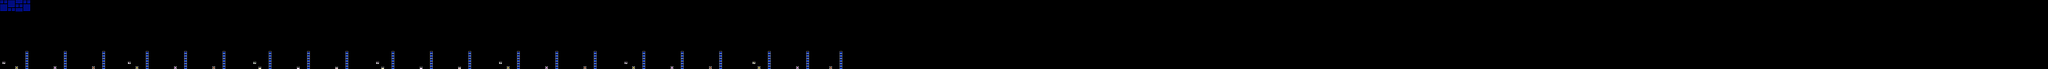

A 2D game scene composited from a Tiled map and its tileset images. What follows is a short description and the map's XML, with each tile layer's data collapsed to a summary:
An orthogonal 800x27 tile map with 16x16 px tiles, 2 tile layers (SP, ...), 3 tilesets, 2 image layers.

<map version="1.10" tiledversion="1.11.2" orientation="orthogonal" renderorder="right-down" width="800" height="27" tilewidth="16" tileheight="16" infinite="0" nextlayerid="5" nextobjectid="1">
 <editorsettings>
  <chunksize width="16" height="27" />
  <export target="test4.csv" format="csv" />
 </editorsettings>
 <tileset firstgid="1" name="famidash" tilewidth="16" tileheight="16" tilecount="256" columns="16">
  <image source="../../../GRAPHICS/famidash.bmp" width="256" height="256" />
 </tileset>
 <tileset firstgid="257" name="sprites" tilewidth="16" tileheight="16" tilecount="256" columns="16">
  <image source="../../../GRAPHICS/sprites.png" width="256" height="256" />
 </tileset>
 <tileset firstgid="513" name="sprites" tilewidth="16" tileheight="16" tilecount="256" columns="16">
  <image source="../../../GRAPHICS/sprites.png" width="256" height="256" />
 </tileset>
 <imagelayer id="3" name="Image Layer 1" parallaxx="0.9" parallaxy="0.9" repeatx="1" repeaty="1"><image source="../../../GRAPHICS/Old/parallax Blue.bmp" width="192" height="72" /></imagelayer><imagelayer id="4" name="Image Layer 2" offsetx="0" offsety="432" repeatx="1"><image source="../../../GRAPHICS/ground.bmp" width="80" height="32" /></imagelayer><layer id="1" width="800" height="27">
  <data>[21600 cells, 21600 non-empty, 2 distinct tile ids]</data>
 </layer>
 <layer id="2" name="SP" width="800" height="27">
  <data>[21600 cells, 28 non-empty, 12 distinct tile ids]</data>
 </layer>
</map>
